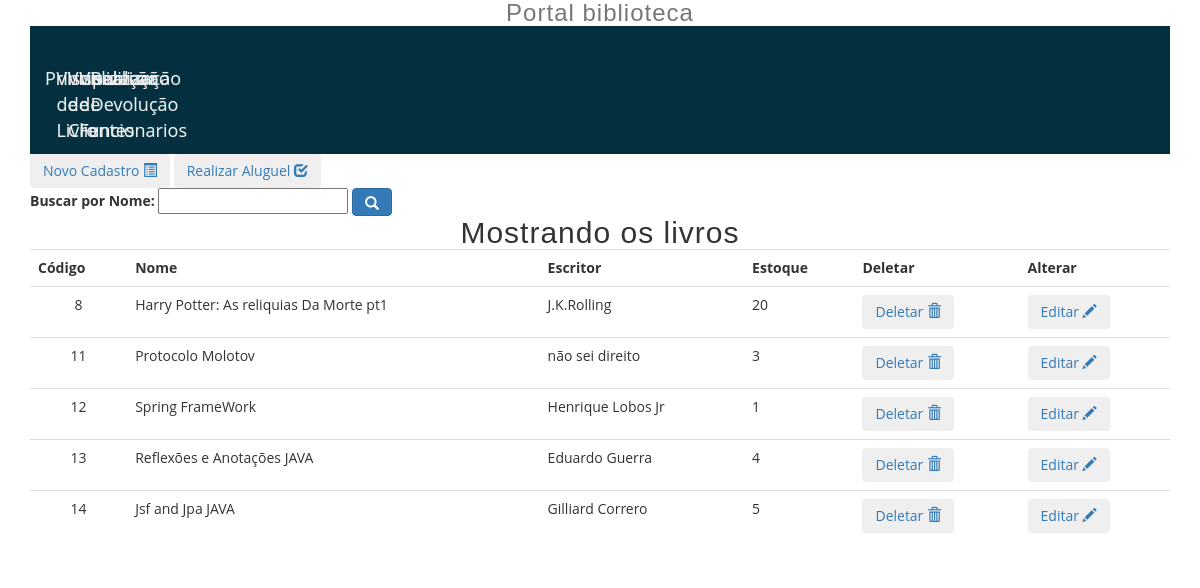
Before: /visualizacao/visualizacaoLivro.php with the older database file.
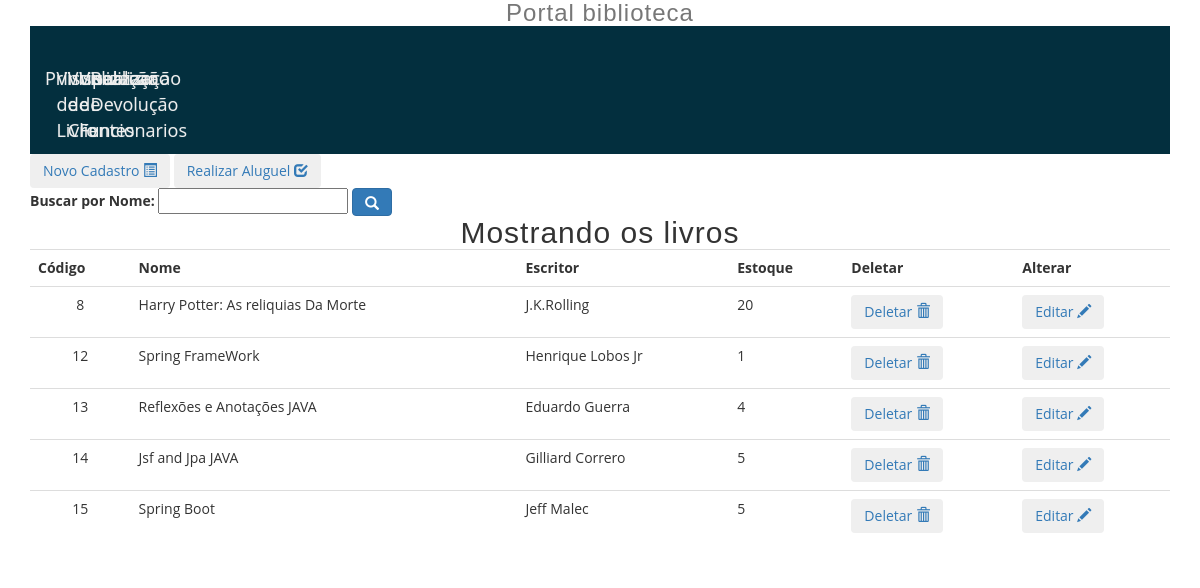
After: the same page with the newer database file.
### tables this page shows
CREATE TABLE IF NOT EXISTS `book` (
  `id` bigint(20) unsigned NOT NULL AUTO_INCREMENT,
  `name` varchar(100) NOT NULL,
  `writer` varchar(100) NOT NULL,
  `pages` varchar(100) NOT NULL,
  `stash` int(100) NOT NULL,
  UNIQUE KEY `id` (`id`)
);

### visualizacao/visualizacaoLivro.php (the view, shortened to what this page needs)
<!DOCTYPE html PUBLIC "-//W3C//DTD XHTML 1.0 Transitional//EN" "http://www.w3.org/TR/xhtml1/DTD/xhtml1-transitional.dtd">
<html xmlns="http://www.w3.org/1999/xhtml">
<head>
<link rel="stylesheet" href="../css/bootstrap.css">
<link rel="stylesheet" href="//code.jquery.com/ui/1.11.4/themes/smoothness/jquery-ui.css">
  <link rel="stylesheet" href="/resources/demos/style.css">
</head>
<body>
<div class="container">
      <div class="masthead">
        <h3 class="text-muted">Portal biblioteca</h3>
        <nav class="navbar navbar-default">
          <ul class="nav nav-justified">
          <li class="active"><a href="../index.php">Principal</a></li>
            <li><a href="visualizacaoLivro.php">Visualização de Livro</a></li>
            <li><a href="visualizacaoCliente.php">Visualização de Clientes</a></li>
            <li><a href="visualizacaoFuncionario.php">Visualização de Funcionarios</a></li>
			<li><a href="../cadastro/devolucao.php">Realizar Devolução</a></li>
          </ul>
        </nav>
      </div>
<div>
<a href="../cadastro/cadastroLivro.php"><button type="button"  class="btn">Novo Cadastro
<span class="glyphicon glyphicon-list-alt" aria-hidden="true"></span>
</button></a>
<a href="#dialog" name="modal"><button type="button"  class="btn">Realizar Aluguel
<span class="glyphicon glyphicon-check" aria-hidden="true"></span>
</button></a>
</div>
<form method="GET" action="../trafegoDados/buscaLivro.php">
	<label for="search">Buscar por Nome:</label>
	<input type="text" id="search" name="search" maxlength="255" />
	<button type="submit" class="btn btn-primary">
	<span class="glyphicon glyphicon-search"></span>
</button>
</form>
  <?php
		$resultado=mysql_query("Select * from book order by id") or die ("Não é possível consultar clientes.");
		print("<center><h2>Mostrando os livros</h2>");
		print("<table class='display table' width='90%'>");
		print("<tr><td><b>Código</td>");
		print("<td><b>Nome</td>");
		print("<td><b>Escritor</td>");
		print("<td><b>Estoque</td>");
		print("<td><b>Deletar</td><td><b>Alterar</td></tr>");
			while ($linha=mysql_fetch_array($resultado)) {
			$id=$linha["id"];
			$name=$linha["name"];
			$writer=$linha["writer"];
			$stash=$linha["stash"];
			print("<tr><td align='center'>$id</td>");
			print("<td>$name</td>");
			print("<td>$writer</td>");
			print("<td>$stash</td>");
			print("<td><a href='../trafegoDados/deletaLivro.php?cod=$id'><button type='button'  class='btn'>Deletar
										<span class='glyphicon glyphicon-trash' aria-hidden='true'></span> </button></a>");
			print("<td><a href='../trafegoDados/alteraLivro.php?cod=$id'><button type='button'  class='btn'>Editar
										<span class='glyphicon glyphicon-pencil' aria-hidden='true'></span> </button></a>");   }
			print("</table></center>");
?>
</body>
</html>

Changed rows visible on the page:
removed book: id "11", name "Protocolo Molotov", writer "não sei direito", stash "3"
changed book "J.K.Rolling": name "Harry Potter: As reliquias Da Morte pt1" → "Harry Potter: As reliquias Da Morte"
added book: id "15", name "Spring Boot", writer "Jeff Malec", stash "5"
